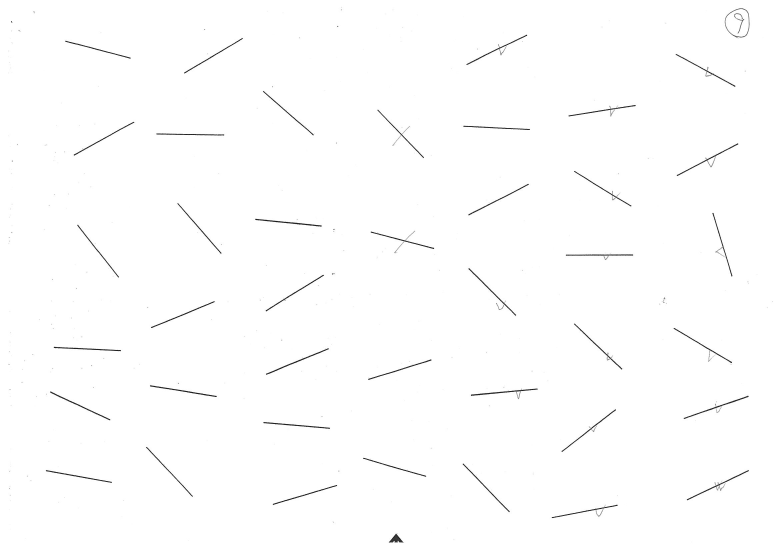
#> input picture main/images/detection/bar9.jpg, 2340 x 1654 px (shown at 1/3 size)
$ python feature.py
#> lines starting #> are read from the running program, lines starting #| are printed output that depends on the picture
"""
Created on Thu Jan 14 23:21:38 2021

@author: miyashita
"""
import cv2
import numpy as np
import matplotlib.pyplot as plt

if __name__ == '__main__':
        # マッチング結果書き出し準備
    # 画像をBGRカラーで読み込み
    base_image_path = './images/detection/bar9.jpg'
    temp_image_path = './bars/bars2.PNG'
    color_base_src = cv2.imread(base_image_path, 1)
#> color_base_src is the input picture: shape (1654, 2340, 3); min 0, max 255, mean 253.4
    color_temp_src = cv2.imread(temp_image_path, 1)
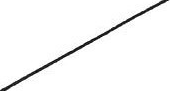
#> input picture main/bars/bars2.PNG, 170 x 91 px
#> color_temp_src is the input picture: shape (91, 170, 3); min 0, max 255, mean 246.5
    # 画像をグレースケールで読み込み0
    gray_base_src = cv2.imread(base_image_path, 0)
#> gray_base_src: shape (1654, 2340); min 0, max 255, mean 253.4
    gray_temp_src = cv2.imread(temp_image_path, 0)
#> gray_temp_src: shape (91, 170); min 0, max 255, mean 246.5
    #gray_temp_src= cv2.imread(temp_image_path, 0)
    #tmp = gray_base_src[1100:1350,100:350]
    #gray_temp_src = tmp
    # 特徴点の検出
    t = cv2.AKAZE_create()
    #t = cv2.ORB_create()
    kp_01, des_01 = t.detectAndCompute(gray_base_src, None)
#> kp_01 = 1231 keypoints; strongest (x, y, size): (1188, 1606, 5.7), (1415, 1185, 4.8), (2193, 1086, 4.8), (1107, 1137, 4.8)
    kp_02, des_02 = t.detectAndCompute(gray_temp_src, None)
#> kp_02 = 6 keypoints; (x, y, size): (106, 33, 4.8), (69, 53, 4.8), (87, 43, 4.8), (56, 61, 4.8), (80, 47, 4.8), (99, 36, 4.8)

    # 画像を読み込む。

    # 特徴点を描画する。
    dst = cv2.drawKeypoints(gray_temp_src, kp_01, None)
    plt.gray()
    cv2.namedWindow('w', cv2.WINDOW_NORMAL)
    cv2.imshow("w",dst)

    # マッチング処理
    bf = cv2.BFMatcher(cv2.NORM_HAMMING)
    matches = bf.match(des_01, des_02)
#> matches = 1231 matches
    matches = sorted(matches, key = lambda x:x.distance)
    mutch_image_src = cv2.drawMatches(color_base_src, kp_01, color_temp_src, kp_02, matches[:1], None, flags=2)
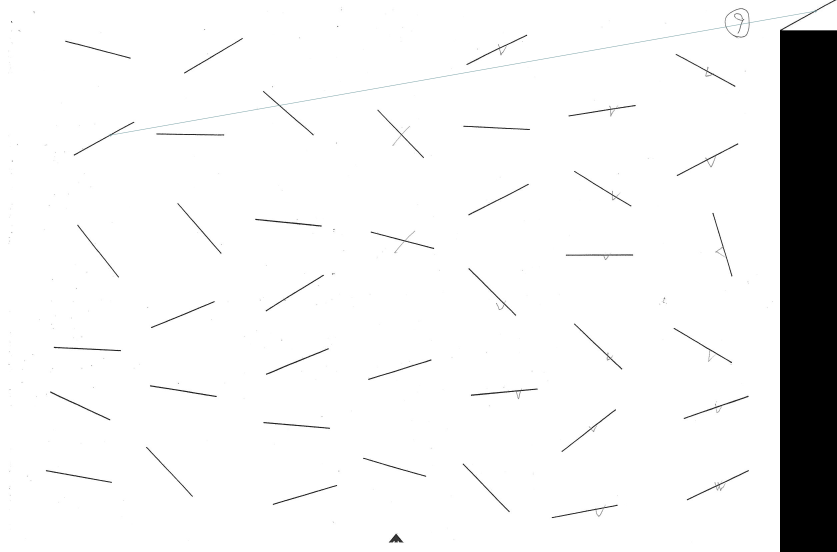
#> mutch_image_src: shape (1654, 2510, 3) (shown at 1/3 size); mean B, G, R 237.1, 237.1, 237

    # 結果の表示
    plt.gray()
    plt.figure(figsize=(15,10))
    plt.imshow(mutch_image_src)
    cv2.namedWindow('img', cv2.WINDOW_NORMAL)
    #mutch_image_src = cv2.resize(mutch_image_src,(width//2, height//2))
    cv2.imshow("img", mutch_image_src)

    cv2.waitKey(0)
    cv2.destroyAllWindows()
